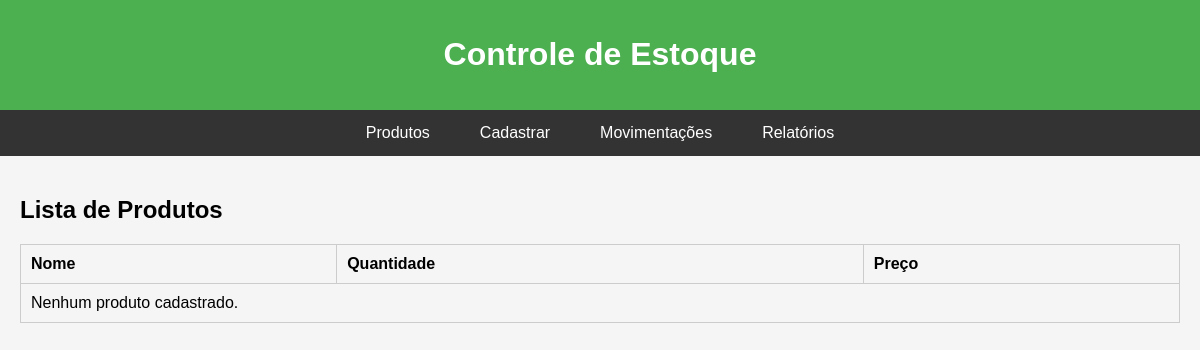
/, run on an earlier commit of the app's database.
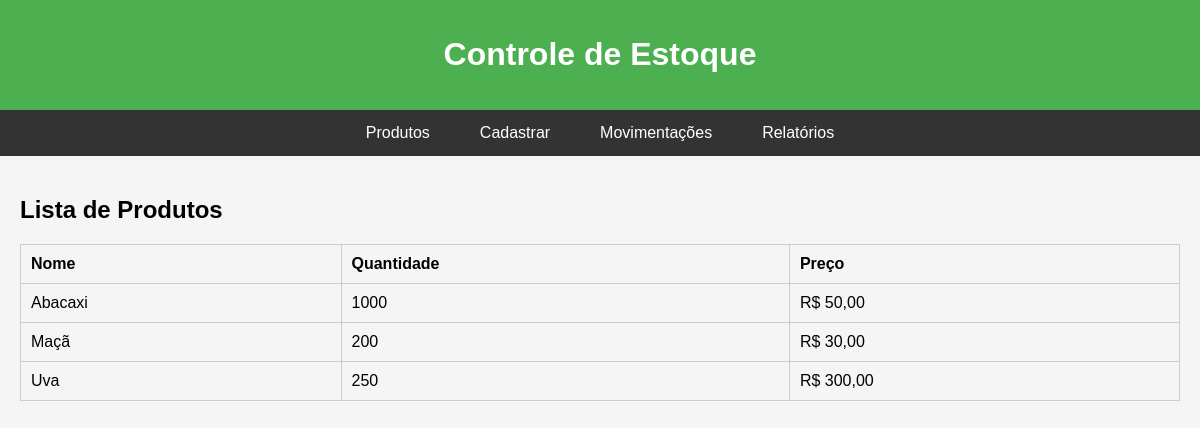
And on a later commit of the database.
### estoque/models.py (models this page shows, shortened)
class Produto(models.Model):
    nome = models.CharField(max_length=100)
    quantidade = models.PositiveIntegerField()
    preco = models.DecimalField(max_digits=10, decimal_places=2)

### estoque/views.py (the view)
# urls.py: path('', views.listar_produtos, name='listar_produtos'),
def listar_produtos(request):
    produtos = Produto.objects.all()
    return render(request, 'listar_produtos.html', {'produtos': produtos})

### estoque/templates/listar_produtos.html (shortened to what this page needs)
{% extends 'navbar.html' %}
{% block content %}
<h2>Lista de Produtos</h2>
<table>
    <tr>
        <th>Nome</th>
        <th>Quantidade</th>
        <th>Preço</th>
    </tr>
    {% for produto in produtos %}
    <tr>
        <td>{{ produto.nome }}</td>
        <td>{{ produto.quantidade }}</td>
        <td>R$ {{ produto.preco|floatformat:2 }}</td>
    </tr>
    {% empty %}
    <tr>
        <td colspan="3">Nenhum produto cadastrado.</td>
    </tr>
    {% endfor %}
</table>
{% endblock %}

What changed in the data, as far as the page shows it:
added Produto: nome "Abacaxi", quantidade "1000", preco "50,00"
added Produto: nome "Maçã", quantidade "200", preco "30,00"
added Produto: nome "Uva", quantidade "250", preco "300,00"
Also different on the page:
text no longer shown: "Nenhum produto cadastrado."
